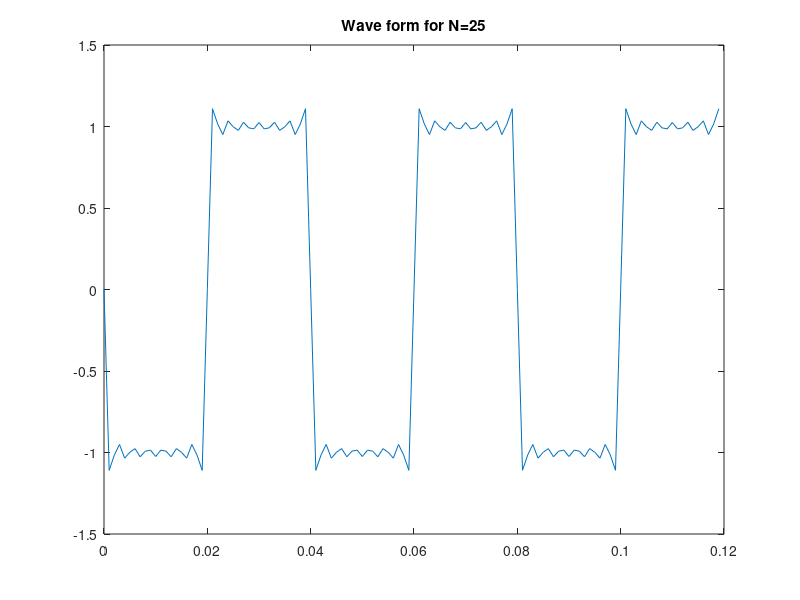

The MATLAB script that drew this image:
%Write a function that can synthesise a waveform in the form 
%where fo is the fundamental frequency.
%For fo = 25Hz, Xk = j4/k for k odd and 0 for k even, plot x(t) for N=5,10 and 25. Explain 
%what happens when N. repeat the synthesis with fo=1kHz and listen to the cases 
%N=1,2,3,4,5,10. Ensure that the sampling frequency fs in sound(x,fs) is high to prevent 
%aliasing.

clear; clc; clf; 
T = 0.12; sum = 0; f0 = 25; fs = 1000;
%Change f0 and N values 
N=25;
t = 0; i = 1;
while t < T
 sum = 0;
 k = 1;
 while k <= N
 X = j*4/(k*pi);
 sum = sum+X*exp(j*2*pi*k*f0*t);
 k=k+2;
 end;
 x(i)=real(sum);
 t=t+1/fs;
 i=i+1;
end;
t= 0:1/fs:T-1/fs;
plot(t,x)
title('Wave form for N=25')